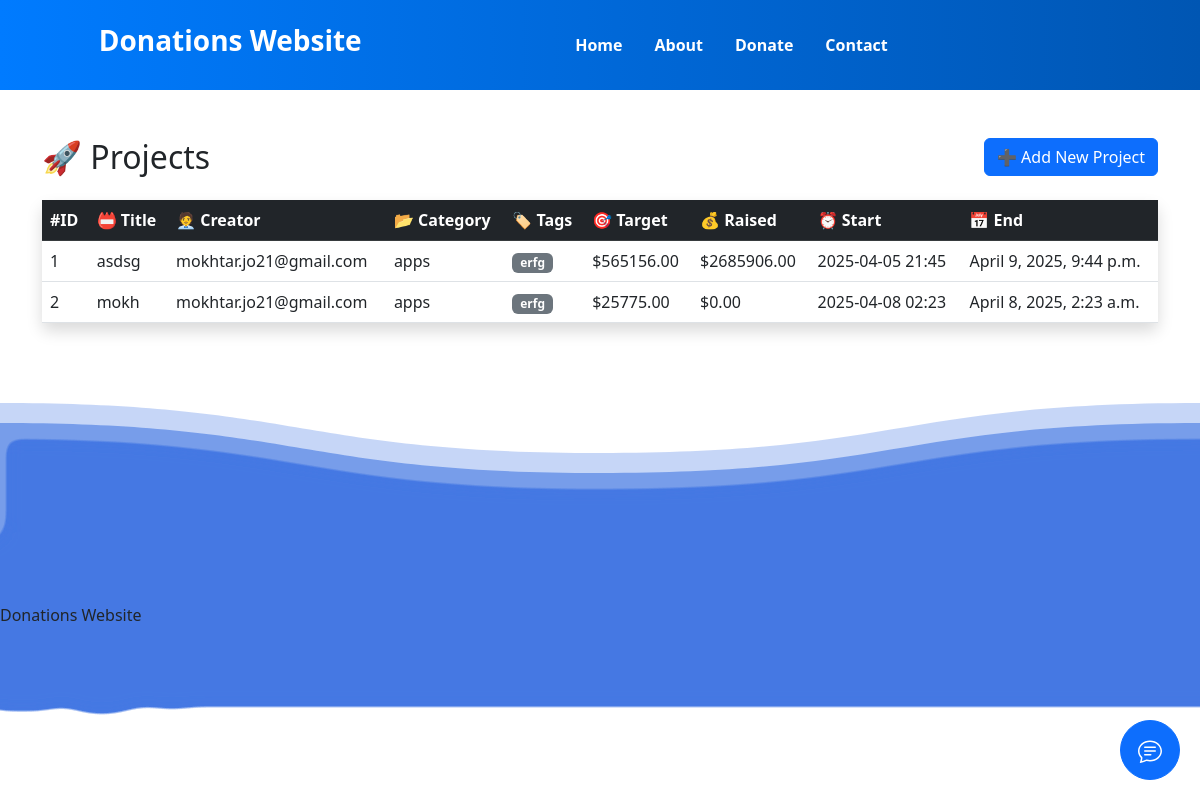
Screenshot of /dashboard/projects/ with the database file from the repository.
### dashboard/models.py (models this page shows, shortened)
class Project(models.Model):
    creator = models.ForeignKey(User, on_delete=models.CASCADE)
    title = models.CharField(max_length=100)
    details = models.TextField()
    category = models.ForeignKey(Category, on_delete=models.CASCADE)
    tags = models.ManyToManyField(Tag)
    target = models.DecimalField(max_digits=10, decimal_places=2, null=True, blank=True,
                                help_text="Target amount to raise")
    current_amount = models.DecimalField(max_digits=10, decimal_places=2, default=0)
    start_time = models.DateTimeField(auto_now_add=True)
    end_time = models.DateTimeField(null=True, blank=True)

class Category(models.Model):
    name = models.CharField(max_length=100)
    description = models.TextField()
    slug = models.SlugField(blank=True)  # ⚠️ no unique=True for now!
    class Meta:
        verbose_name_plural = "Categories"

class Tag(models.Model):
    name = models.CharField(max_length=50, unique=True) # to use in searching

### users/models.py (models this page shows, shortened)
class User(AbstractUser):
    fname = models.CharField(max_length=50)
    lname = models.CharField(max_length=50)
    email = models.EmailField(unique=True)
    password = models.CharField(max_length=50)
    facebook_acount = models.CharField(max_length=50, null=True,blank=True)
    Birthdate = models.DateTimeField(null=True, blank=True)
    phone = models.CharField(max_length=50)
    active_email = models.BooleanField(default=False)
    picture = models.ImageField(upload_to='users/', null=True, blank=True, default='default.jpg')

### dashboard/views.py (the view)
# urls.py: path('projects/', project_list, name='project_list'),
def project_list(request):
    projects = Project.objects.select_related('category', 'creator').prefetch_related('tags').all()
    return render(request, 'dashboard/project_list.html', {'projects': projects})

### templates/dashboard/project_list.html
{% extends "parent.html" %}
{% load static %}
{% block content %}
<div class="container mt-5">
  <div class="d-flex justify-content-between align-items-center mb-4">
    <h2 class="mb-0">🚀 Projects</h2>
   <a href="{% url 'project_add' %}" class="btn btn-primary">➕ Add New Project</a>
  </div>
  <div class="card shadow border-0">
    <div class="card-body p-0">
      <table class="table table-hover mb-0">
        <thead class="table-dark">
          <tr>
            <th scope="col">#ID</th>
            <th scope="col">📛 Title</th>
            <th scope="col">🧑‍💼 Creator</th>
            <th scope="col">📂 Category</th>
            <th scope="col">🏷️ Tags</th>
            <th scope="col">🎯 Target</th>
            <th scope="col">💰 Raised</th>
            <th scope="col">⏰ Start</th>
            <th scope="col">📅 End</th>
          </tr>
        </thead>
        <tbody>
          {% for project in projects %}
          <tr>
            <td>{{ project.id }}</td>
            <td>{{ project.title }}</td>
            <td>{{ project.creator.username }}</td>
            <td>{{ project.category.name }}</td>
            <td>
              {% for tag in project.tags.all %}
                <span class="badge bg-secondary">{{ tag.name }}</span>
              {% endfor %}
            </td>
            <td>${{ project.target|default:"-" }}</td>
            <td>${{ project.current_amount }}</td>
            <td>{{ project.start_time|date:"Y-m-d H:i" }}</td>
            <td>{{ project.end_time|default:"-" }}</td>
          </tr>
          {% empty %}
          <tr>
            <td colspan="9" class="text-center text-muted py-4">🚫 No projects found.</td>
          </tr>
          {% endfor %}
        </tbody>
      </table>
    </div>
  </div>
</div>
{% endblock %}

### static/users/css/footer.css (style rules this page uses)
body { font-family: Lato, sans-serif; --col-deepblue: #4478e3; }
a { color:#fff; text-decoration:none; }

### rows the page displays
Project: id "1", title "asdsg", creator.username "mokhtar.jo21@gmail.com", category.name "apps", target "565156.00", current_amount "2685906.00", start_time "2025-04-05 21:45", end_time "April 9, 2025, 9:44 p.m."
Tag: name "erfg"
Project: id "2", title "mokh", creator.username "mokhtar.jo21@gmail.com", category.name "apps", target "25775.00", current_amount "0.00", start_time "2025-04-08 02:23", end_time "April 8, 2025, 2:23 a.m."
